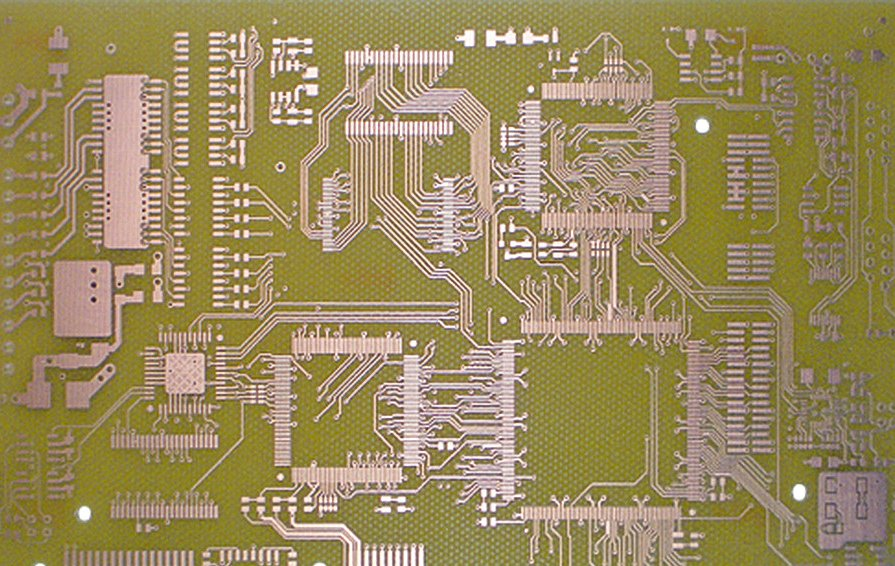
#> input picture circuit.jpg, 895 x 566 px
$ python diff_filter_check.py
#> lines starting #> are read from the running program, lines starting #| are printed output that depends on the picture
### diff_filter.py
"""Difference filters on sampling points placed on concentric circles or ellipses.

Refactored from the MATLAB project in to_refactor/: createFilter.m (the sampling pattern),
diffFilter.m and the kernels generalFilter and convFilter of t.cu (now cuda/diff_filter.cu).

A SamplingPattern is an ORDERED list of points around a pixel. The points are split into
modulo classes by their position in that order, and general_filter() works in three steps:

    gamma   every point gets a value from its intensity and the centre pixel
    beta    points are paired and each pair is combined (difference or doubled minimum)
    alpha   the pair values are reduced, per class and then over the classes

    pattern = sampling_pattern(circles=3, dist=4, directions=16)
    out = general_filter(image, pattern, modulus=16, mod_count=16, stat='max', alpha='range')
"""
from dataclasses import dataclass
from itertools import permutations

import numpy as np

KERNELS_CU = "diff_filter.cu"

# names -> constants of cuda/diff_filter.cu
GAMMA = {'diff': 0, 'neg_diff': 1, 'abs_diff': 2, 'min2': 3, 'pos_diff': 4}
BETA = {'diff': 0, 'min2': 1}
STAT = {'pooled': 0, 'max': 1, 'min': 2, 'sum': 3}
ALPHA = {'min': 0, 'max': 1, 'sum': 2, 'mean': 3, 'range': 4, 'neg_range': 5}

# The `order` argument of createFilter.m: nesting of the three loops, outermost first.
# c = circles, r = rotations, d = directions.
LEGACY_ORDER = {1: 'crd', 2: 'cdr', 3: 'drc', 4: 'dcr', 5: 'rdc', 6: 'rcd'}


@dataclass(frozen=True)
class SamplingPattern:
    """Ordered sampling points around a pixel.

    points:    (n, 2) float64, exact (dx, dy) positions; x = column, y = row.
    circle, rotation, direction: (n,) indices of the circle (0 = innermost), the rotated
               copy and the direction each point was generated from.
    """
    points: np.ndarray
    circle: np.ndarray
    rotation: np.ndarray
    direction: np.ndarray

    def __len__(self):
        return len(self.points)

    def offsets(self, rounding='round'):
        """(n, 2) int32 pixel offsets. 'round' takes the nearest pixel; 'floor' reproduces
        the MATLAB kernels, which truncated the sampling coordinate."""
        if rounding == 'round':
            return np.rint(self.points).astype(np.int32)
        if rounding == 'floor':
            return np.floor(self.points).astype(np.int32)
        raise ValueError("rounding must be 'round' or 'floor'")

    # [33 lines left out: functions classes, render, not called in this run]


def sampling_pattern(circles, dist, directions, rotations=1, x_ratio=1.0, y_ratio=1.0,
                     order='crd', swap_axes=False):
    """Sampling points on concentric circles or ellipses (createFilter.m).

    circles:     number of circles; circle k (1-based) has radius k * dist
    dist:        distance between neighbouring circles, in pixels
    directions:  points per circle, at the angles 2 pi j / directions
    rotations:   number of rotated copies of the whole pattern; copy r is rotated by
                 pi * r / rotations. 1 = no rotation. Only useful for ellipses.
    x_ratio, y_ratio: stretch of the x and y axis; equal values give circles
    order:       nesting of the generating loops, outermost first: a permutation of 'c'
                 (circles), 'r' (rotations) and 'd' (directions), or the number 1..6 that
                 createFilter.m used. It fixes the ORDER of the points and therefore which
                 points share a modulo class: with 'crd' consecutive points walk around a
                 circle, with 'drc' they walk outwards along a ray.
    swap_axes:   start the angle at the y axis instead of the x axis (createFilter's t = 0)

    The MATLAB code used its first coordinate as the image ROW; here dx is the column, so
    compared to MATLAB figures the pattern is mirrored about the diagonal.
    """
    order = LEGACY_ORDER.get(order, order)
    if order not in {''.join(p) for p in permutations('crd')}:
        raise ValueError(f"order must be a permutation of 'crd' or 1..6, got {order!r}")
    if min(circles, directions, rotations) < 1:
        raise ValueError("circles, directions and rotations must be at least 1")

    sizes = {'c': circles, 'r': rotations, 'd': directions}
    grids = np.meshgrid(*[np.arange(sizes[a]) for a in order], indexing='ij')   # last axis fastest
    index = {a: g.ravel() for a, g in zip(order, grids)}

    radius = (index['c'] + 1) * dist
    theta = 2 * np.pi * index['d'] / directions
    phi = np.pi * index['r'] / rotations
    ex, ey = radius * x_ratio * np.cos(theta), radius * y_ratio * np.sin(theta)
    if swap_axes:
        ex, ey = radius * y_ratio * np.sin(theta), radius * x_ratio * np.cos(theta)
    points = np.stack([ex * np.cos(phi) + ey * np.sin(phi), -ex * np.sin(phi) + ey * np.cos(phi)], axis=1)
    return SamplingPattern(points, index['c'], index['r'], index['d'])


def _run(kernel_name, image, make_args):
    """Uploads a 2D or (n, h, w) image as float32, runs one kernel, returns float32 output."""
    # imported here: gpu_kernels creates a CUDA context, and the pattern code above is also
    # used by segnet, which runs the kernels in PyTorch's context instead
    import pycuda.driver as cuda
    from gpu_kernels import BLOCK, get_function, grid_for
    image = np.asarray(image)
    if image.ndim not in (2, 3):
        raise ValueError("image must be (h, w) or a stack (n, h, w)")
    img = np.ascontiguousarray(image, dtype=np.float32)
    h, w = img.shape[-2:]
    depth = 1 if img.ndim == 2 else img.shape[0]
    out = np.empty_like(img)
    out_gpu = cuda.mem_alloc(out.nbytes)
    try:
        get_function(KERNELS_CU, kernel_name)(out_gpu, cuda.In(img), *make_args(cuda, w, h),
                                              block=BLOCK, grid=grid_for(w, h) + (depth,))
        cuda.memcpy_dtoh(out, out_gpu)
    finally:
        out_gpu.free()
    return out


def _offsets(pattern, rounding):
    if isinstance(pattern, SamplingPattern):
        return np.ascontiguousarray(pattern.offsets(rounding))
    offsets = np.ascontiguousarray(pattern, dtype=np.int32)
    if offsets.ndim != 2 or offsets.shape[1] != 2 or len(offsets) == 0:
        raise ValueError("pattern must be a SamplingPattern or a non-empty (n, 2) offset array")
    return offsets


def general_filter(image, pattern, modulus=1, mod_offset=1, mod_count=None, pairing='neighbour',
                   gamma='diff', beta='diff', stat='pooled', alpha='max', rounding='round',
                   pair_stride=1):
    """Difference filter on a sampling pattern (generalFilter in t.cu).

    image:      (h, w) or (n, h, w), any numeric type; processed as float32
    pattern:    SamplingPattern, or an ordered (n, 2) array of integer (dx, dy) offsets
    modulus, mod_offset, mod_count:
                point i (0-based) is in class (i + 1 - mod_offset) mod modulus; the classes
                0 .. mod_count-1 take part (default: all of them)
    pairing:    'neighbour'  - a point is paired with the next point of the sequence
                'same_class' - with the next point of its own class (modulus points later)
                an integer k  - with the point k places later in the sequence
                'none'       - no pairs: beta is skipped and every point counts on its own
                A pair belongs to the class of its first point.
    pair_stride: only points whose position is a multiple of pair_stride start a pair;
                2 with 'neighbour' gives the disjoint pairs (0, 1), (2, 3), ...
    gamma:      value of a point with intensity v, for the centre intensity c:
                'diff' v - c, 'neg_diff' c - v, 'abs_diff' |v - c|, 'min2' 2 min(v, c),
                'pos_diff' max(v - c, 0)
    beta:       value of a pair: 'diff' second - first, 'min2' 2 min(first, second)
    stat:       per class, the 'max', 'min' or 'sum' of its pair values; 'pooled' skips the
                per-class step and hands all pair values to alpha
    alpha:      'min', 'max', 'sum', 'mean', 'range' (max - min) or 'neg_range' over the
                class statistics

    Returns float32 of the image's shape. Points outside the image use the nearest pixel.
    """
    offsets = _offsets(pattern, rounding)
    mod_count = modulus if mod_count is None else mod_count
    if modulus < 1 or not 0 <= mod_count <= modulus:
        raise ValueError("need modulus >= 1 and 0 <= mod_count <= modulus")
    steps = {'neighbour': 1, 'same_class': modulus, 'none': 0}
    if pairing in steps:
        step = steps[pairing]
    elif isinstance(pairing, (int, np.integer)) and not isinstance(pairing, bool) and pairing >= 1:
        step = int(pairing)
    else:
        raise ValueError("pairing must be 'neighbour', 'same_class', 'none' or a positive integer")
    if pair_stride < 1:
        raise ValueError("pair_stride must be at least 1")
    for name, value, table in (('gamma', gamma, GAMMA), ('beta', beta, BETA),
                               ('stat', stat, STAT), ('alpha', alpha, ALPHA)):
        if value not in table:
            raise ValueError(f"{name} must be one of {sorted(table)}, got {value!r}")
    return _run("generalFilter", image, lambda cuda, w, h: (
        cuda.In(offsets), np.int32(len(offsets)), np.int32(modulus), np.int32(mod_offset),
        np.int32(mod_count), np.int32(step), np.int32(pair_stride), np.int32(GAMMA[gamma]), np.int32(BETA[beta]),
        np.int32(STAT[stat]), np.int32(ALPHA[alpha]), np.int32(w), np.int32(h)))


# [26 lines left out: functions conv_filter, legacy_modes, not called in this run]


# ---------------------------------------------------------------------------------------
# diffFilter1 .. diffFilter6 of t.cu: the fixed filters that preceded generalFilter. Each is
# one setting of general_filter(). They all rectify the point values: D = max(v - c, 0),
# except diff_filter5, which uses |v - c|.
# ---------------------------------------------------------------------------------------

def diff_filter1(image, pattern, offset, modulus=1, rounding='round'):
    """Range (max - min) of D[i] - D[i - offset] over the points i that are a multiple of
    modulus. Also diffFilterTest, which computed the same."""
    return general_filter(image, pattern, modulus, 1 - offset, 1, pairing=int(offset), gamma='pos_diff',
                          beta='diff', stat='pooled', alpha='range', rounding=rounding)


# [51 lines left out: functions diff_filter2, diff_filter3, diff_filter4, diff_filter5, diff_filter6, pattern_from_classes, not called in this run]

### diff_filter_check.py
"""Checks the CUDA kernels of cuda/diff_filter.cu.

    python diff_filter_check.py

1. generalFilter against a plain NumPy implementation, for every combination of gamma, beta,
   stat, alpha and pairing.
2. diff_filter1 .. diff_filter6 against line-by-line NumPy transcriptions of the original
   kernels in to_refactor/t.cu. The originals have quirks that the port does not keep (see
   the README); each comparison uses parameters for which the quirk has no effect, as noted.
"""
from itertools import product

import cv2
import numpy as np

from diff_filter import (ALPHA, BETA, GAMMA, STAT, conv_filter, diff_filter1, diff_filter2, diff_filter3,
                         diff_filter4, diff_filter5, diff_filter6, general_filter, pattern_from_classes,
                         sampling_pattern)


# [32 lines left out: functions samples, general_filter_reference, not called in this run]


# ------------------------------------------- transcriptions of diffFilter1..6 in t.cu
# Variable names follow the kernels. D is (n, h, w); the per-pixel scalars of the kernels are
# (h, w) arrays here. The kernels stored the result in an unsigned short; that is left out.

def relu_diff(image, offsets):
    return np.maximum(samples(image, offsets) - image[None], 0)      # D[index] = value-center < 0 ? 0 : ...


# [76 lines left out: functions k1_class, max_minus_min, t_diffFilter1, t_diffFilter2, t_diffFilter3, t_diffFilter4 and 2 more, not called in this run]


# --------------------------------------------------------------------------------- checks

def rel_err(got, ref):
    return np.abs(got - ref).max() / max(np.abs(ref).max(), 1.0)


def check_general(image):
    cases = [  # pattern, modulus, mod_offset, mod_count
        (sampling_pattern(3, 3, 8), 8, 1, 8),                                   # one class per direction
        (sampling_pattern(3, 3, 8, order='drc'), 3, 1, 2),                      # rays, 2 of 3 classes
        (sampling_pattern(2, 4, 6, rotations=3, x_ratio=1.5, order='rcd'), 5, 3, 4),   # ellipses, offset
        (sampling_pattern(4, 2, 12), 1, 1, 1),                                  # a single class
    ]
    worst, n = 0.0, 0
    for (pattern, modulus, mod_offset, mod_count), (pairing, stride), gamma, beta, stat, alpha in product(
            cases, (('neighbour', 1), ('same_class', 1), ('none', 1), (3, 1), ('neighbour', 2)),
            GAMMA, BETA, STAT, ALPHA):
        got = general_filter(image, pattern, modulus, mod_offset, mod_count, pairing, gamma, beta, stat,
                             alpha, pair_stride=stride)
        ref = general_filter_reference(image, pattern.offsets(), modulus, mod_offset, mod_count,
                                       pairing, gamma, beta, stat, alpha, stride)
        worst, n = max(worst, rel_err(got, ref)), n + 1
    print(f"generalFilter vs NumPy: {n} combinations, largest relative difference {worst:.1e}")

    pattern = sampling_pattern(3, 3, 8)
    weights = np.random.default_rng(1).normal(size=len(pattern)).astype(np.float32)
    ref = (samples(image, pattern.offsets()) * weights[:, None, None]).sum(0) + 0.5 * image
    print(f"convFilter vs NumPy: largest relative difference {rel_err(conv_filter(image, pattern, weights, 0.5), ref):.1e}")

    stack = np.stack([image, image[::-1].copy()])
    same = np.array_equal(general_filter(stack, pattern, 8)[1], general_filter(stack[1], pattern, 8))
    print(f"image stack gives the same result as single images: {same}")


def check_legacy(image):
    print("diff_filter1..6 vs transcriptions of the kernels in t.cu:")
    # The first circle has radius 0.4: its points all round to the centre pixel, so the
    # pattern contains pairs whose value is exactly 0.
    pattern = sampling_pattern(4, 0.4, 8).offsets()
    pattern = np.concatenate([pattern, sampling_pattern(3, 3, 8).offsets()])
    n = len(pattern)

    def report(name, got, ref, note):
        print(f"  {name}: largest relative difference {rel_err(got, ref):.1e}   ({note})")

    # original skips the pair that starts at point 0; it exists only if offset % modulus == 0
    for offset, modulus in ((3, 4), (5, 2), (1, 3)):
        report(f"diff_filter1 offset={offset} modulus={modulus}", diff_filter1(image, pattern, offset, modulus),
               t_diffFilter1(image, pattern, offset, modulus), "offset not a multiple of modulus")

    # original: only the LAST class counts, and the pairs of all other points count as 0.
    # mod_count = 2 leaves one class in both versions; the zero pairs of the pattern make the
    # extra zeros harmless.
    for modulus in (2, 3, 8):
        report(f"diff_filter2 modulus={modulus} mod_count=2", diff_filter2(image, pattern, modulus, 1, 2),
               t_diffFilter2(image, pattern, modulus, 1, 2), "one class, zero pairs present")
        report(f"diff_filter3 modulus={modulus} mod_count=1", diff_filter3(image, pattern, modulus, 1, 1),
               t_diffFilter3(image, pattern, modulus, 1, 1), "one class, zero pairs present")

    # original truncates the result to an integer
    for modulus, mod_count in ((8, 8), (4, 3), (3, 3), (5, 2)):
        report(f"diff_filter4 modulus={modulus} mod_count={mod_count}",
               np.trunc(diff_filter4(image, pattern, modulus, 1, mod_count) + 1e-4),
               t_diffFilter4(image, pattern, modulus, 1, mod_count), "port truncated like the original")

    # original indexes the class matrix with i*modCount + j: right only for a square matrix
    k = 6
    rng = np.random.default_rng(2)
    classes = [rng.integers(-9, 10, size=(k, 2)) for _ in range(k)]
    offsets, modulus = pattern_from_classes(classes)
    flat = np.concatenate(classes)                                   # class-major, as classX / classY
    report(f"diff_filter5 {k} classes x {k} points", diff_filter5(image, offsets, modulus),
           t_diffFilter5(image, flat[:, 0], flat[:, 1], k, k), "square class matrix")

    # original starts its maximum at -1; the zero pairs keep the true maximum >= 0
    report("diff_filter6", diff_filter6(image, pattern), t_diffFilter6(image, pattern), "zero pairs present")


def main():
    rng = np.random.default_rng(0)
    image = cv2.resize(cv2.imread("circuit.jpg", cv2.IMREAD_GRAYSCALE), (160, 120)).astype(np.float32)
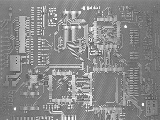
#> image: shape (120, 160) float32; min 43, max 255, mean 137.6
    # integer intensities, as the 16-bit images of the original
    image = np.rint(image + rng.normal(0, 2, image.shape)).astype(np.float32)
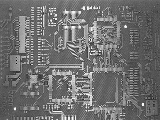
#> image: shape (120, 160) float32; min 44, max 257, mean 137.6; drawn with min black and max white
    check_general(image)
#> (the call stopped at in _run, `out_gpu = cuda.mem_alloc(out.nbytes)`: pycuda is not available in this run)
    check_legacy(image)
#> (the call stopped at in _run, `out_gpu = cuda.mem_alloc(out.nbytes)`: pycuda is not available in this run)


if __name__ == "__main__":
    main()
